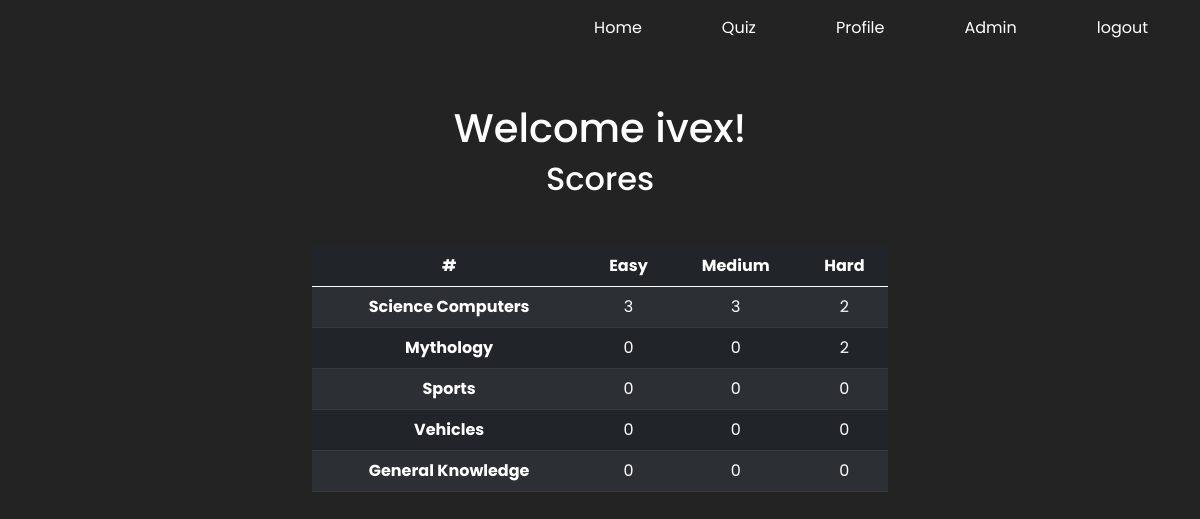
The app's page /profile (signed in) with its own data.
### website/models.py (models this page shows)
class User(db.Model, UserMixin):
    id = db.Column(db.Integer, primary_key=True)
    user_name = db.Column(db.String(150))
    email = db.Column(db.String(150), unique=True)
    password = db.Column(db.String(150))
    scores = db.relationship('Scores')

class Scores(db.Model):
    id = db.Column(db.Integer, primary_key=True)
    science_computers = db.Column(db.Integer)
    mythology = db.Column(db.Integer)
    sports = db.Column(db.Integer)
    vehicles = db.Column(db.Integer)
    general_knowledge = db.Column(db.Integer)
    science_computers_medium = db.Column(db.Integer)
    mythology_medium = db.Column(db.Integer)
    sports_medium = db.Column(db.Integer)
    vehicles_medium = db.Column(db.Integer)
    general_knowledge_medium = db.Column(db.Integer)
    science_computers_hard = db.Column(db.Integer)
    mythology_hard = db.Column(db.Integer)
    sports_hard = db.Column(db.Integer)
    vehicles_hard = db.Column(db.Integer)
    general_knowledge_hard = db.Column(db.Integer)
    user_id = db.Column(db.Integer, db.ForeignKey('user.id'))

### website/views.py (the view, shortened to what this page needs)
@views.route('/profile', methods=['POST', 'GET'])
@login_required
def profile():
    score = request.form.get('score')
    global category
    global difficulty
    return render_template('profile.html', user=current_user)

### website/__init__.py (called while the page is built)
def create_app():
    app = Flask(__name__)
    app.config['SECRET_KEY'] = 'ecfe33ced585270d97cf26b735e317c33ecd26b4030f438c5c1c964efd9f05db'
    app.config['SQLALCHEMY_DATABASE_URI'] = f'sqlite:///{DB_NAME}'
    db.init_app(app)
    from .views import views
    from .auth import auth
    app.register_blueprint(views, url_prefix='/')
    app.register_blueprint(auth, url_prefix='/')
    from .models import User, Scores
    create_database(app)
    login_manager = LoginManager()
    login_manager.login_view = 'auth.login'
    login_manager.init_app(app)
    @login_manager.user_loader
    def load_user(id):
        return User.query.get(int(id))
    return app

### website/templates/profile.html
{%extends 'base.html'%} {%block title%} Profile Page {% endblock %} {% block
body%}
<div class="container text-center mt-5 custom-container">
  <h1 class="page-title">Welcome {{user.user_name}}!</h1>
  <h2 class="page-title">Scores</h2>
  {% for scores in user.scores %}
  <table class="table table-dark table-striped mt-5" id="scores">
    <thead>
      <tr>
        <th scope="col">#</th>
        <th scope="col">Easy</th>
        <th scope="col">Medium</th>
        <th scope="col">Hard</th>
      </tr>
    </thead>
    <tbody>
      <tr>
        <td class="category" scope="row">Science Computers</td>
        <td>{{scores.science_computers}}</td>
        <td>{{scores.science_computers_medium}}</td>
        <td>{{scores.science_computers_hard}}</td>
      </tr>
      <tr>
        <td class="category" scope="row">Mythology</td>
        <td>{{scores.mythology}}</td>
        <td>{{scores.mythology_medium}}</td>
        <td>{{scores.mythology_hard}}</td>
      </tr>
      <tr>
        <td class="category" scope="row">Sports</td>
        <td>{{scores.sports}}</td>
        <td>{{scores.sports_medium}}</td>
        <td>{{scores.sports_hard}}</td>
      </tr>
      <tr>
        <td class="category" scope="row">Vehicles</td>
        <td>{{scores.vehicles}}</td>
        <td>{{scores.vehicles_medium}}</td>
        <td>{{scores.vehicles_hard}}</td>
      </tr>
      <tr>
        <td class="category" scope="row">General Knowledge</td>
        <td>{{scores.general_knowledge}}</td>
        <td>{{scores.general_knowledge_medium}}</td>
        <td>{{scores.general_knowledge_hard}}</td>
      </tr>
    </tbody>
  </table>
  {% endfor%}
</div>
{% endblock %}

### website/templates/base.html (shortened to what this page needs)
<!DOCTYPE html>
<html lang="en">
  <head>
    <link
      href="https://cdn.jsdelivr.net/npm/bootstrap@5.0.1/dist/css/bootstrap.min.css"
      rel="stylesheet"
    />
    <link
      rel="stylesheet"
      href="{{url_for('static', filename='css/main.css')}}"
    />
  </head>
  <body>
    <nav class="navbar navbar-expand-lg navbar-dark">
      <div class="container-fluid justify-content-end">
        <div
          class="collapse navbar-collapse text-end justify-content-end"
          id="navbarNav"
        >
          <ul class="navbar-nav">
            <li class="nav-item">
              <a
                class="nav-link active"
                aria-current="page"
                href="{{url_for('views.home')}}"
                >Home</a
              >
            </li>
            {% if not user.is_authenticated %}
            <li class="nav-item">
              <a class="nav-link" href="{{url_for('auth.login')}}">Login</a>
            </li>
            <li class="nav-item">
              <a class="nav-link" href="{{url_for('auth.signup')}}">Sign Up</a>
            </li>
            {% else %}
            <li class="nav-item">
              <a class="nav-link" href="{{url_for('views.pick_quiz')}}">Quiz</a>
            </li>
            <li class="nav-item">
              <a class="nav-link" href="{{url_for('views.profile')}}"
                >Profile</a
              >
            </li>
            {% if user.is_authenticated and user.email in ['ivex@gmail.com']%}
            <li class="nav-item">
              <a class="nav-link" href="{{url_for('auth.admin')}}">Admin</a>
            </li>
            {%endif%}
            <li class="nav-item">
              <a class="nav-link" href="{{url_for('auth.logout')}}">logout</a>
            </li>
            {% endif %}
          </ul>
        </div>
      </div>
    </nav>
     {% block body %} {%
    endblock %}
  </body>
</html>

### website/static/css/main.css (style rules this page uses)
:root { --text-color: #63d124; }
*, *::before, *::after { margin: 0; padding: 0; box-sizing: border-box; }
body { font-family: "Poppins", sans-serif; color: var(--text-color); background-color: #232323; }
.nav-link { color: #ffffff !important; position: relative; margin: 0 2rem; }
.navbar { background-color: #232323; }
.nav-link::after { content: ""; position: absolute; bottom: 0; left: 0; height: 2px; width: 100%; background-color: var(--text-color); transform: scaleX(0); transition: transform 250ms ease-in; transform-origin: right; }
.custom-container { width: 50%; }
.form-label, .page-title { color: #ffffff; }
.category { font-weight: bold; }

### records on screen
User: user_name "ivex"
Scores: science_computers "3", science_computers_medium "3", science_computers_hard "2", mythology "0", mythology_medium "0", mythology_hard "2", sports "0", sports_medium "0", sports_hard "0", vehicles "0", vehicles_medium "0", vehicles_hard "0", general_knowledge "0", general_knowledge_medium "0", general_knowledge_hard "0"
